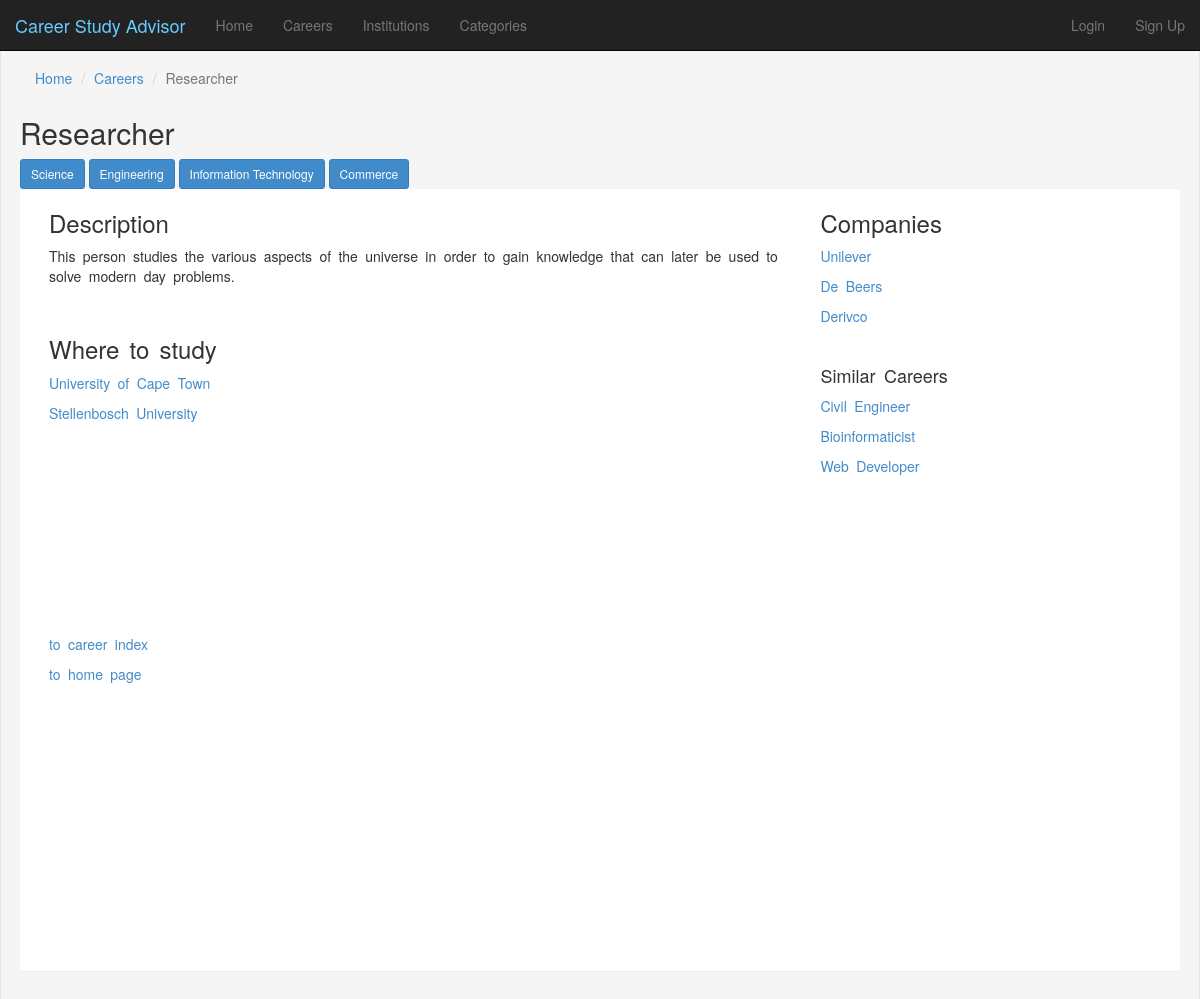
The app's page /career/Researcher with its own data.
### advisor/models.py (models this page shows, shortened)
class Career (models.Model):
  name = models.CharField(max_length=50)
  description = models.TextField() # [id1,id2,...]
  categories = models.ManyToManyField(Category)
  qualifications = models.ManyToManyField(Qualification)
  companies = models.ManyToManyField(WebsiteLink, limit_choices_to={'link_to': 'Company'})
  class Meta:
    verbose_name = "Career"
    verbose_name_plural = "Careers"
  def __unicode__(self):
    return self.name

class Category (models.Model):
  name = models.CharField(max_length=50)
  class Meta:
    verbose_name = "Category"
    verbose_name_plural = "Categories"
  def __unicode__(self):
    return self.name

class Institution (models.Model):
  name = models.CharField(max_length=50)
  description = models.TextField()
  websites = models.ManyToManyField(WebsiteLink, limit_choices_to={'link_to': 'Institution'}, related_name='institutions_website')
  handbooks = models.ManyToManyField(WebsiteLink, limit_choices_to={'link_to': 'Handbook'},related_name='institutions_handbooks')
  faculty_websites = models.ManyToManyField(WebsiteLink, limit_choices_to={'link_to': 'Faculty Website'},related_name='institutions_faculties')
  contact_details_websites = models.ManyToManyField(WebsiteLink, limit_choices_to={'link_to': 'Contact'},related_name='institutions_contact_info')
  class Meta:
    verbose_name = "Institution"
    verbose_name_plural = "Institutions"

class WebsiteLink (models.Model):
  name = models.CharField(max_length=150)
  site_url = models.TextField()
  COMPLINK = 'Company'
  QUALINK = 'Qualification'
  INSTLINK = 'Institution'
  HANDLINK = 'Handbook'
  FACLINK = 'Faculty Website'
  CONLINK = 'Contact'
  LINK_TO_CHOICES = (
        (COMPLINK, 'Company'),
        (QUALINK, 'Qualification'),
        (INSTLINK, 'Institution'),
        (HANDLINK, 'Handbook'),
        (FACLINK, 'Faculty Website'),
        (CONLINK,'Contact')
    )
  link_to = models.CharField(max_length=15,
                                      choices=LINK_TO_CHOICES,
                                      default=INSTLINK)
  class Meta:
    verbose_name = "WebsiteLink"
    verbose_name_plural = "WebsiteLinks"

### advisor/views.py (the view)
# urls.py: url(r'^career/(?P<career_name>\w+(\s+\w+)*)/(?P<inst_name>\w+(\s+\w+)*)/?$', views.institution_career, name='institution_career'),
def career(request, career_name):
  list_of_qualifications = []
  list_of_categories = []
  list_of_institutions = []
  list_of_companies = []
  c = Career.objects.get(name__iexact=career_name) #.get()  not  .filter()
  for qualification in c.qualifications.all(): #need .all() otherwise not iterable
    list_of_qualifications.append(qualification)
  for qualification in list_of_qualifications:
    if qualification.institution.name not in list_of_institutions:
      list_of_institutions.append(qualification.institution.name)
  for category in c.categories.all():
    list_of_categories.append(category)
  for company in c.companies.all(): #need .all() otherwise not iterable
    list_of_companies.append(company)
  list_of_similar_careers = []
  list_of_careers = []
  for career in Career.objects.all():
    if career.name != c.name:
      list_of_careers.append(career)
  for career in list_of_careers:
    list_of_temp_categories=[]
    for category in career.categories.all():
      list_of_temp_categories.append(category)
    for temp_career_category in list_of_temp_categories:
      if temp_career_category in list_of_categories:
        if career not in list_of_similar_careers:
          list_of_similar_careers.append(career)
  context = {"career": c, "institutions": list_of_institutions, "categories": list_of_categories, "companies": list_of_companies,"similarCareers": list_of_similar_careers}
  return render (request, "advisor/career.html", context)

### advisor/templates/advisor/career.html (shortened to what this page needs)
{% extends "advisor/base.html" %}
{% block head %}
<br><br>
<ol class="breadcrumb">
    <li><a href="/">Home</a></li>
    <li><a href="/career">Careers</a></li>
    <li class="active">{{career.name}}</li>
</ol>
<h2>{{ career.name }}</h2>
{% for category in categories %}
<a class="btn btn-primary btn-sm" role="button" href="/category/{{ category.name }}">{{ category }}</a>
{% endfor %}
{% endblock %}
{% block body %}
<div class ="index-link">
<div id="container">
    <div id="one">
        <h3>Description</h3>
        <p>{{ career.description }}</p>
        <br>
        <h3>Where to study</h3>
        {% for inst in institutions %}
        <p><a href="/career/{{ career.name }}/{{ inst }}">{{ inst }}</a></p>
        {% endfor %}
    </div>
    <div id="two">
        <h3>Companies</h3>
        {% for comp in companies %}
        <p><a href={{comp.site_url}}>{{ comp.name }}</a></p>
        {% endfor %}
        <br>
        <h4>Similar Careers </h4>
        {% for currCareer in similarCareers %}
        <p><a href="/career/{{ currCareer.name }}">{{ currCareer }}</a></p>
        {% endfor %}
    </div>
    <div id="three">
        <p><a href="/career">to career index</a></p>
        <p><a href="/">to home page</a></p>
    </div>
</div>
    </div>
{% endblock %}

### advisor/templates/advisor/base.html (shortened to what this page needs)
{% load staticfiles %}
<head>
    <link rel="stylesheet" type="text/css" href="{% static 'advisor/css/bootstrap.min.css' %}" />
    <link rel="stylesheet" type="text/css" href="{% static 'advisor/css/style.css' %}" />
    {% block head %}
    {% endblock %}
</head>
<body class="well">
    <nav class="navbar navbar-fixed-top navbar-inverse" role="navigation">
        <div class="container-fluid">
            <div class="navbar-header">
                <a class="navbar-brand" href="#"><font color="#66CCFF">Career Study Advisor</font></a>
            </div>
            <div class="collapse navbar-collapse" id="bs-example-navbar-collapse-1">
                <ul class="nav navbar-nav">
    <li><a href="/">Home</a></li>
    <li><a href="/career">Careers</a></li>
    <li><a href="/institution">Institutions</a></li>
    <li><a href="/category">Categories</a></li>
</ul>
<ul class="nav navbar-nav navbar-right">
    <li><a href="/admin/">Login</a></li>
    <li><a href="#">Sign Up</a></li>
</ul>
            </div>
        </div>    </nav><br>
    <div class="panel whole-page">
        {% block body %}
        {% endblock %}
        <br><br>
    </div>
</body>

### advisor/static/advisor/css/style.css (style rules this page uses)
.index-link { margin:0em 2em; word-spacing:.25em; }
#container { width:100%; height:100%; }
#one { border-color: #233330; width:69%; height:60%; float:left; }
#two { width:30%; height:100%; float:right; }
#three { border-color: #445330; width:69%; height:100%; float:bottom; }

### records on screen
Career: name "Researcher", description "This person studies the various aspects of the universe in order to gain knowledge that can later be used to solve modern day problems."
Category: name "Science"
Category: name "Engineering"
Category: name "Information Technology"
Category: name "Commerce"
Institution: institutions "University of Cape Town"
Institution: institutions "Stellenbosch University"
WebsiteLink: name "Unilever"
WebsiteLink: name "De Beers"
WebsiteLink: name "Derivco"
Career: name "Civil Engineer"
Career: name "Bioinformaticist"
Career: name "Web Developer"
